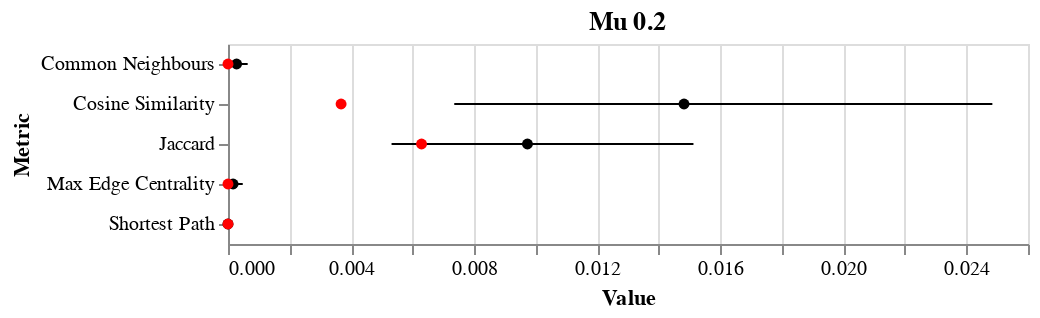
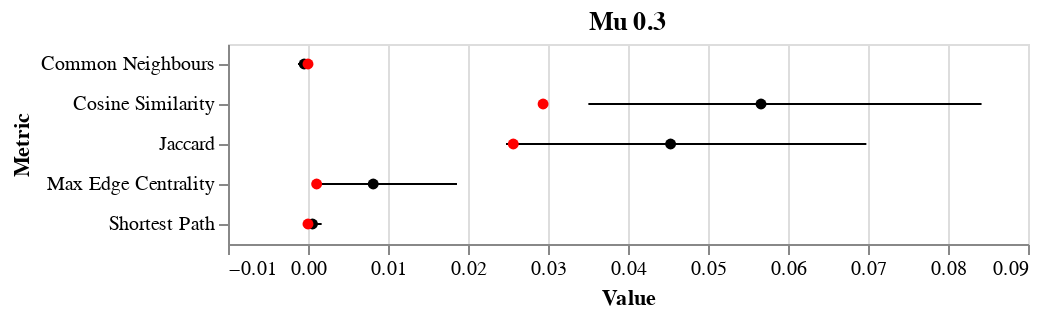

These figures' notebook cell, in order:
### Markdown cell above
For LPA at mu 0.4, all but one of the graphs have NO pairs of nodes with a value in the coassociation matrix below 0.5. It doesn't make much sense to classify pairs with a value higher than 0.5 as "different community", because they have been clustered into the same community over half of the time. Therefore I left mu 0.4 out of the LPA experiments.

From further investigation, the reason for this is that LPA sorts the majority of nodes into one giant community at mu 0.4, only putting a small proportion of the nodes into other communities with each run. Thus every pair of nodes ends up being in the same community a majority of the time.

### Code cell
for mu in [2, 3]:
    accuracy = []
    balanced_accuracy = []
    mu_feature_importances = {'Metric': [], 'Value': []}
    for graph in [1, 2, 3, 4, 5]:
        with open('Community_Data/LPA/Results/mu_0_{0}/graph_0{1}_pair/results'.format(mu, graph), 'rb') as f:
            results = pickle.load(f)
        perm_importances = results['Feature Importances']
        accuracy.append(np.mean(results['Accuracy Scores']))
        balanced_accuracy.append(np.mean(results['Balanced Accuracy Scores']))
        for feat, val in perm_importances.items():
            mu_feature_importances['Metric'].append(feat)
            mu_feature_importances['Value'].append(val)
    for graph in [1, 2, 3, 4, 5, 6, 7, 8, 9, 10, 11, 12, 13, 14, 15]:
        with open('Community_Data/LPA/Results_Additional/mu_0_{0}/graph_0{1}_pair/results'.format(mu, graph), 'rb') as f:
            results = pickle.load(f)
        perm_importances = results['Feature Importances']
        accuracy.append(np.mean(results['Accuracy Scores']))
        balanced_accuracy.append(np.mean(results['Balanced Accuracy Scores']))
        for feat, val in perm_importances.items():
            mu_feature_importances['Metric'].append(feat)
            mu_feature_importances['Value'].append(val)
    mu_feature_importances = pd.DataFrame(data=mu_feature_importances)
    error_bars = alt.Chart(mu_feature_importances).mark_errorbar(extent='ci').encode(
      x=alt.X('Value:Q', scale=alt.Scale(zero=False)),
      y=alt.Y('Metric:N')
    )


    mean_points = alt.Chart(mu_feature_importances).mark_point(filled=True, color='black').encode(
      x=alt.X('Value:Q', aggregate='mean'),
      y=alt.Y('Metric:N'),
    )
    
    median_points = alt.Chart(mu_feature_importances).mark_point(filled=True, color='red').encode(
      x=alt.X('Value:Q', aggregate='median'),
      y=alt.Y('Metric:N'),
    )

    final_plot = (error_bars + mean_points + median_points).properties(
        title='Mu 0.{0}'.format(mu)
    )

    final_plot.display()
    
    print('Random forest accuracy for each graph:', list(np.around(accuracy, decimals=2)))
    print('')
    print('Random forest balanced accuracy for each graph:', list(np.around(accuracy, decimals=2)))

### Figure 1 — Vega-Lite specification as saved in the notebook (floating-point values rounded to 4 significant figures)
{"config": {"view": {"continuousWidth": 400, "continuousHeight": 300}}, "layer": [{"mark": {"type": "errorbar", "extent": "ci"}, "encoding": {"x": {"type": "quantitative", "field": "Value", "scale": {"zero": false}}, "y": {"type": "nominal", "field": "Metric"}}}, {"mark": {"type": "point", "color": "black", "filled": true}, "encoding": {"x": {"type": "quantitative", "aggregate": "mean", "field": "Value"}, "y": {"type": "nominal", "field": "Metric"}}}, {"mark": {"type": "point", "color": "red", "filled": true}, "encoding": {"x": {"type": "quantitative", "aggregate": "median", "field": "Value"}, "y": {"type": "nominal", "field": "Metric"}}}], "data": {"name": "data-a0c78037fad4a2553cc29f303c2e0da1"}, "title": "Mu 0.2", "$schema": "https://vega.github.io/schema/vega-lite/v4.0.2.json", "datasets": {"data-a0c78037fad4a2553cc29f303c2e0da1": [{"Metric": "Common Neighbours", "Value": 0.0}, {"Metric": "Jaccard", "Value": 0.00066}, {"Metric": "Cosine Similarity", "Value": 0.08316}, {"Metric": "Shortest Path", "Value": 0.0}, {"Metric": "Max Edge Centrality", "Value": 0.0}, {"Metric": "Common Neighbours", "Value": 0.0}, {"Metric": "Jaccard", "Value": 0.00648}, {"Metric": "Cosine Similarity", "Value": 0.04052}, {"Metric": "Shortest Path", "Value": 0.0}, {"Metric": "Max Edge Centrality", "Value": 0.0}, {"Metric": "Common Neighbours", "Value": 6e-05}, {"Metric": "Jaccard", "Value": 0.00306}, {"Metric": "Cosine Similarity", "Value": 0.00312}, {"Metric": "Shortest Path", "Value": 0.0}, {"Metric": "Max Edge Centrality", "Value": 0.0001}, {"Metric": "Common Neighbours", "Value": 0.00246}, {"Metric": "Jaccard", "Value": 0.00055}, {"Metric": "Cosine Similarity", "Value": 0.00085}, {"Metric": "Shortest Path", "Value": 0.0}, {"Metric": "Max Edge Centrality", "Value": 0.0}, {"Metric": "Common Neighbours", "Value": 0.0}, {"Metric": "Jaccard", "Value": 0.00693}, {"Metric": "Cosine Similarity", "Value": 0.002}, {"Metric": "Shortest Path", "Value": 0.0}, {"Metric": "Max Edge Centrality", "Value": 0.0}, {"Metric": "Common Neighbours", "Value": 0.0}, {"Metric": "Jaccard", "Value": 0.01095}, {"Metric": "Cosine Similarity", "Value": 0.00748}, {"Metric": "Shortest Path", "Value": 0.0}, {"Metric": "Max Edge Centrality", "Value": 0.0}, {"Metric": "Common Neighbours", "Value": 0.0}, {"Metric": "Jaccard", "Value": 0.0}, {"Metric": "Cosine Similarity", "Value": 0.0}, {"Metric": "Shortest Path", "Value": 0.0}, {"Metric": "Max Edge Centrality", "Value": 0.0}, {"Metric": "Common Neighbours", "Value": 0.0}, {"Metric": "Jaccard", "Value": 0.0338}, {"Metric": "Cosine Similarity", "Value": 0.02558}, {"Metric": "Shortest Path", "Value": 0.0}, {"Metric": "Max Edge Centrality", "Value": 0.0}, {"Metric": "Common Neighbours", "Value": 0.0}, {"Metric": "Jaccard", "Value": 0.0}, {"Metric": "Cosine Similarity", "Value": 0.0}, {"Metric": "Shortest Path", "Value": 0.0}, {"Metric": "Max Edge Centrality", "Value": 0.0}, {"Metric": "Common Neighbours", "Value": 0.00095}, {"Metric": "Jaccard", "Value": 0.01333}, {"Metric": "Cosine Similarity", "Value": 0.00287}, {"Metric": "Shortest Path", "Value": 0.0}, {"Metric": "Max Edge Centrality", "Value": 0.0}, {"Metric": "Common Neighbours", "Value": 0.00217}, {"Metric": "Jaccard", "Value": 0.00414}, {"Metric": "Cosine Similarity", "Value": 0.00423}, {"Metric": "Shortest Path", "Value": 0.0}, {"Metric": "Max Edge Centrality", "Value": 0.0}, {"Metric": "Common Neighbours", "Value": 0.0}, {"Metric": "Jaccard", "Value": 0.04106}, {"Metric": "Cosine Similarity", "Value": 0.02529}, {"Metric": "Shortest Path", "Value": 0.0}, {"Metric": "Max Edge Centrality", "Value": 0.0}, {"Metric": "Common Neighbours", "Value": 0.0}, {"Metric": "Jaccard", "Value": 0.00103}, {"Metric": "Cosine Similarity", "Value": 0.0}, {"Metric": "Shortest Path", "Value": 0.0}, {"Metric": "Max Edge Centrality", "Value": 0.0}, {"Metric": "Common Neighbours", "Value": 0.0}, {"Metric": "Jaccard", "Value": 0.01542}, {"Metric": "Cosine Similarity", "Value": 0.01083}, {"Metric": "Shortest Path", "Value": 0.0}, {"Metric": "Max Edge Centrality", "Value": 0.0}, {"Metric": "Common Neighbours", "Value": -5e-05}, {"Metric": "Jaccard", "Value": 0.00046}, {"Metric": "Cosine Similarity", "Value": 0.00097}, {"Metric": "Shortest Path", "Value": 0.0}, {"Metric": "Max Edge Centrality", "Value": 0.0}, {"Metric": "Common Neighbours", "Value": 0.0}, {"Metric": "Jaccard", "Value": 0.02833}, {"Metric": "Cosine Similarity", "Value": 0.02192}, {"Metric": "Shortest Path", "Value": 0.0}, {"Metric": "Max Edge Centrality", "Value": 0.0}, {"Metric": "Common Neighbours", "Value": 0.0}, {"Metric": "Jaccard", "Value": 0.01259}, {"Metric": "Cosine Similarity", "Value": 0.00232}, {"Metric": "Shortest Path", "Value": 0.0}, {"Metric": "Max Edge Centrality", "Value": 0.00012}, {"Metric": "Common Neighbours", "Value": 0.0}, {"Metric": "Jaccard", "Value": 0.00975}, {"Metric": "Cosine Similarity", "Value": 0.04948}, {"Metric": "Shortest Path", "Value": 0.0}, {"Metric": "Max Edge Centrality", "Value": 0.00308}, {"Metric": "Common Neighbours", "Value": 0.0}, {"Metric": "Jaccard", "Value": 0.0061}, {"Metric": "Cosine Similarity", "Value": 0.01579}, {"Metric": "Shortest Path", "Value": 0.0}, {"Metric": "Max Edge Centrality", "Value": 0.0}, {"Metric": "Common Neighbours", "Value": 0.0}, {"Metric": "Jaccard", "Value": 0.0}, {"Metric": "Cosine Similarity", "Value": 0.0}, {"Metric": "Shortest Path", "Value": 0.0}, {"Metric": "Max Edge Centrality", "Value": 0.0}]}}

### Figure 2 — Vega-Lite specification as saved in the notebook (floating-point values rounded to 4 significant figures)
{"config": {"view": {"continuousWidth": 400, "continuousHeight": 300}}, "layer": [{"mark": {"type": "errorbar", "extent": "ci"}, "encoding": {"x": {"type": "quantitative", "field": "Value", "scale": {"zero": false}}, "y": {"type": "nominal", "field": "Metric"}}}, {"mark": {"type": "point", "color": "black", "filled": true}, "encoding": {"x": {"type": "quantitative", "aggregate": "mean", "field": "Value"}, "y": {"type": "nominal", "field": "Metric"}}}, {"mark": {"type": "point", "color": "red", "filled": true}, "encoding": {"x": {"type": "quantitative", "aggregate": "median", "field": "Value"}, "y": {"type": "nominal", "field": "Metric"}}}], "data": {"name": "data-acdf5563f51214677344984bd6187c7f"}, "title": "Mu 0.3", "$schema": "https://vega.github.io/schema/vega-lite/v4.0.2.json", "datasets": {"data-acdf5563f51214677344984bd6187c7f": [{"Metric": "Common Neighbours", "Value": 0.0}, {"Metric": "Jaccard", "Value": 0.05875}, {"Metric": "Cosine Similarity", "Value": 0.09907}, {"Metric": "Shortest Path", "Value": 0.0}, {"Metric": "Max Edge Centrality", "Value": 0.00208}, {"Metric": "Common Neighbours", "Value": -0.00135}, {"Metric": "Jaccard", "Value": -0.00404}, {"Metric": "Cosine Similarity", "Value": 0.05209}, {"Metric": "Shortest Path", "Value": -0.00236}, {"Metric": "Max Edge Centrality", "Value": 0.0881}, {"Metric": "Common Neighbours", "Value": 0.0}, {"Metric": "Jaccard", "Value": 0.08623}, {"Metric": "Cosine Similarity", "Value": 0.0876}, {"Metric": "Shortest Path", "Value": 0.0}, {"Metric": "Max Edge Centrality", "Value": 0.00042}, {"Metric": "Common Neighbours", "Value": -0.00464}, {"Metric": "Jaccard", "Value": 0.08405}, {"Metric": "Cosine Similarity", "Value": 0.05827}, {"Metric": "Shortest Path", "Value": -0.00025}, {"Metric": "Max Edge Centrality", "Value": 0.00175}, {"Metric": "Common Neighbours", "Value": -0.00302}, {"Metric": "Jaccard", "Value": 0.00142}, {"Metric": "Cosine Similarity", "Value": -0.0021}, {"Metric": "Shortest Path", "Value": -8e-05}, {"Metric": "Max Edge Centrality", "Value": -0.00205}, {"Metric": "Common Neighbours", "Value": 0.00024}, {"Metric": "Jaccard", "Value": 0.2148}, {"Metric": "Cosine Similarity", "Value": 0.1725}, {"Metric": "Shortest Path", "Value": 0.0008}, {"Metric": "Max Edge Centrality", "Value": 0.00282}, {"Metric": "Common Neighbours", "Value": 0.0}, {"Metric": "Jaccard", "Value": 0.131}, {"Metric": "Cosine Similarity", "Value": 0.00565}, {"Metric": "Shortest Path", "Value": 0.0}, {"Metric": "Max Edge Centrality", "Value": 0.00069}, {"Metric": "Common Neighbours", "Value": -0.00192}, {"Metric": "Jaccard", "Value": 0.02446}, {"Metric": "Cosine Similarity", "Value": 0.01949}, {"Metric": "Shortest Path", "Value": -1e-05}, {"Metric": "Max Edge Centrality", "Value": 0.00294}, {"Metric": "Common Neighbours", "Value": 0.00362}, {"Metric": "Jaccard", "Value": 6e-05}, {"Metric": "Cosine Similarity", "Value": 0.00363}, {"Metric": "Shortest Path", "Value": -0.00176}, {"Metric": "Max Edge Centrality", "Value": -0.00057}, {"Metric": "Common Neighbours", "Value": 0.00145}, {"Metric": "Jaccard", "Value": 0.043}, {"Metric": "Cosine Similarity", "Value": 0.18}, {"Metric": "Shortest Path", "Value": 0.01018}, {"Metric": "Max Edge Centrality", "Value": 0.00944}, {"Metric": "Common Neighbours", "Value": 0.0}, {"Metric": "Jaccard", "Value": 0.04141}, {"Metric": "Cosine Similarity", "Value": 0.02957}, {"Metric": "Shortest Path", "Value": 0.0}, {"Metric": "Max Edge Centrality", "Value": 0.00122}, {"Metric": "Common Neighbours", "Value": -0.00226}, {"Metric": "Jaccard", "Value": 0.01346}, {"Metric": "Cosine Similarity", "Value": 0.00144}, {"Metric": "Shortest Path", "Value": -6e-05}, {"Metric": "Max Edge Centrality", "Value": -0.00019}, {"Metric": "Common Neighbours", "Value": 0.00011}, {"Metric": "Jaccard", "Value": 0.0703}, {"Metric": "Cosine Similarity", "Value": 0.0292}, {"Metric": "Shortest Path", "Value": 0.0}, {"Metric": "Max Edge Centrality", "Value": 0.00839}, {"Metric": "Common Neighbours", "Value": 0.00094}, {"Metric": "Jaccard", "Value": 0.00839}, {"Metric": "Cosine Similarity", "Value": 0.02724}, {"Metric": "Shortest Path", "Value": 0.0}, {"Metric": "Max Edge Centrality", "Value": 0.00036}, {"Metric": "Common Neighbours", "Value": 0.0}, {"Metric": "Jaccard", "Value": 0.02518}, {"Metric": "Cosine Similarity", "Value": 0.06808}, {"Metric": "Shortest Path", "Value": 0.0}, {"Metric": "Max Edge Centrality", "Value": 0.00264}, {"Metric": "Common Neighbours", "Value": -0.00064}, {"Metric": "Jaccard", "Value": 0.01043}, {"Metric": "Cosine Similarity", "Value": 0.01241}, {"Metric": "Shortest Path", "Value": 0.00334}, {"Metric": "Max Edge Centrality", "Value": 0.04445}, {"Metric": "Common Neighbours", "Value": 0.00045}, {"Metric": "Jaccard", "Value": 0.02143}, {"Metric": "Cosine Similarity", "Value": 0.01454}, {"Metric": "Shortest Path", "Value": 0.00032}, {"Metric": "Max Edge Centrality", "Value": 0.00094}, {"Metric": "Common Neighbours", "Value": 0.0}, {"Metric": "Jaccard", "Value": 0.04098}, {"Metric": "Cosine Similarity", "Value": 0.0129}, {"Metric": "Shortest Path", "Value": 0.0}, {"Metric": "Max Edge Centrality", "Value": 0.0}, {"Metric": "Common Neighbours", "Value": 0.0}, {"Metric": "Jaccard", "Value": 0.02614}, {"Metric": "Cosine Similarity", "Value": 0.1621}, {"Metric": "Shortest Path", "Value": 0.0}, {"Metric": "Max Edge Centrality", "Value": 0.00065}, {"Metric": "Common Neighbours", "Value": -0.00261}, {"Metric": "Jaccard", "Value": 0.00908}, {"Metric": "Cosine Similarity", "Value": 0.09887}, {"Metric": "Shortest Path", "Value": 0.00108}, {"Metric": "Max Edge Centrality", "Value": -0.00103}]}}
